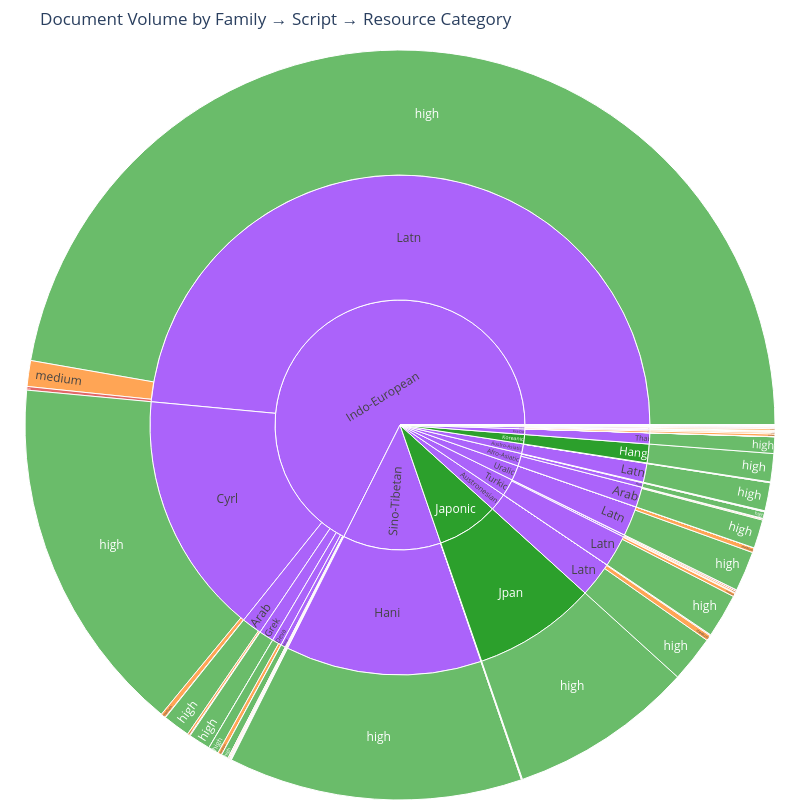

The notebook cell this image was saved under:
### Code cell
# --------------------------------------------------------------
# Sunburst: total documents per hierarchical category
# --------------------------------------------------------------

# Aggregate the total document count per hierarchy level
doc_agg = fw2_lang_doc_distr_df.groupby(
    ['family', 'script', 'resource_category']
)['documents'].sum().reset_index(name='doc_count')

# Create the sunburst where the size of each slice reflects the document count
fig_documents = px.sunburst(
    doc_agg,
    path=['family', 'script', 'resource_category'],
    values='doc_count',
    color='resource_category',
    color_discrete_map={
        'high':   '#2ca02c',
        'medium': '#ff7f0e',
        'low':    '#d62728'
    },
    title='Document Volume by Family → Script → Resource Category',
    width=800,
    height=800
)

# Optional: improve readability
fig_documents.update_layout(margin=dict(t=50, l=0, r=0, b=0))

# Render the plot
fig_documents.show()

### Figure 1 — Plotly figure (JSON) as saved in the notebook; plotly's stock layout.template omitted (floating-point values rounded to 4 significant figures; data arrays with more than 128 entries replaced by an {"elided": "..."} marker saying what was removed)
{"data": [{"branchvalues": "total", "customdata": {"elided": "449x1 str values"}, "domain": {"x": [0, 1], "y": [0, 1]}, "hovertemplate": "labels=%{label}<br>doc_count=%{value}<br>parent=%{parent}<br>id=%{id}<br>resource_category=%{customdata[0]}<extra></extra>", "ids": {"elided": "449 str values"}, "labels": {"elided": "449 str values"}, "marker": {"colors": {"elided": "449 str values"}}, "name": "", "parents": {"elided": "449 str values"}, "type": "sunburst", "values": {"elided": "449 float values"}}], "layout": {"height": 800, "legend": {"tracegroupgap": 0}, "margin": {"b": 0, "l": 0, "r": 0, "t": 50}, "title": {"text": "Document Volume by Family → Script → Resource Category"}, "width": 800}}
